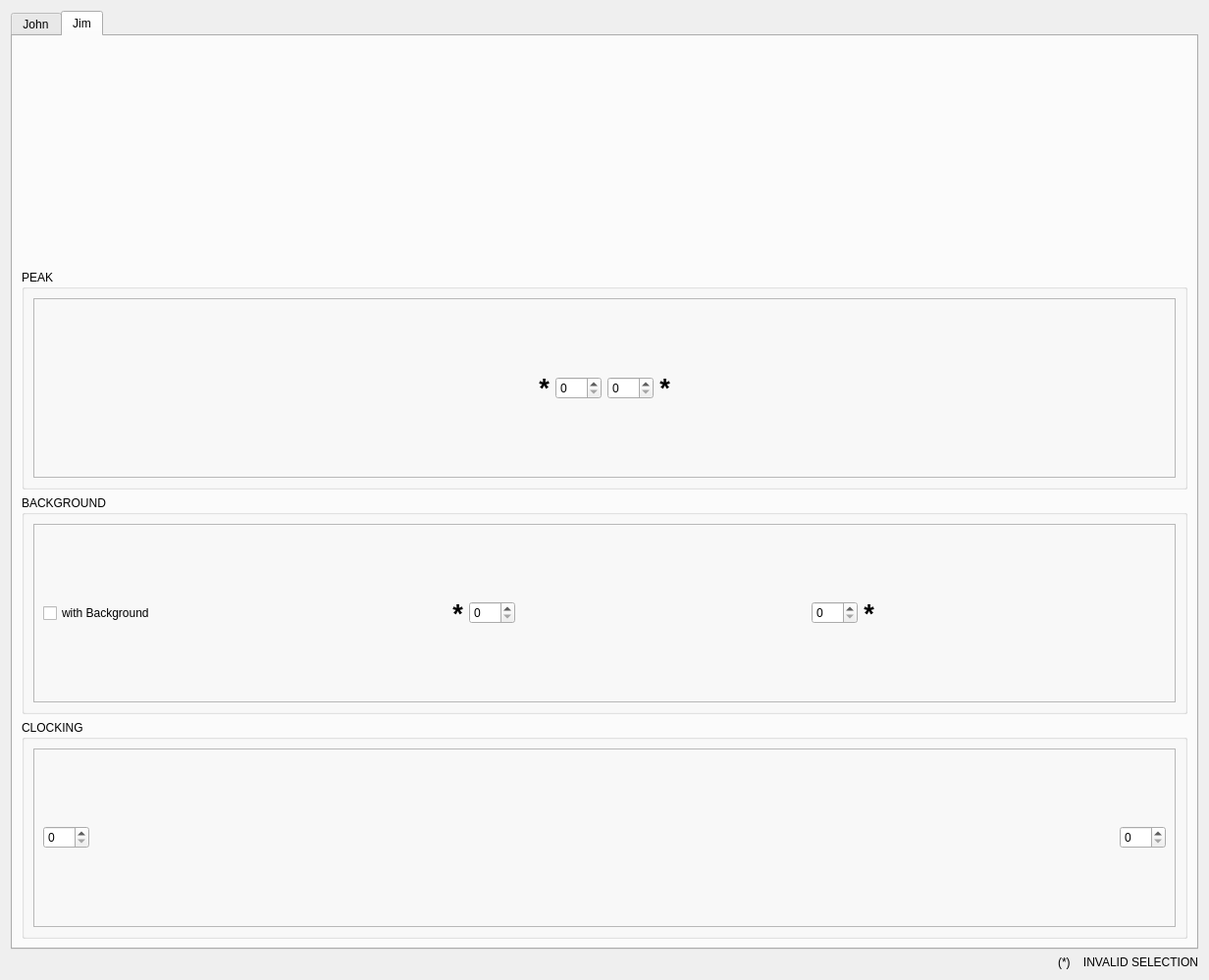
<?xml version="1.0" encoding="UTF-8"?>
<ui version="4.0">
 <class>Dialog</class>
 <widget class="QDialog" name="Dialog">
  <property name="geometry">
   <rect>
    <x>0</x>
    <y>0</y>
    <width>1232</width>
    <height>999</height>
   </rect>
  </property>
  <property name="windowTitle">
   <string>Selection Tool</string>
  </property>
  <layout class="QVBoxLayout" name="verticalLayout_3">
   <item>
    <widget class="QTabWidget" name="tabWidget">
     <property name="currentIndex">
      <number>1</number>
     </property>
     <widget class="QWidget" name="tab">
      <attribute name="title">
       <string>John</string>
      </attribute>
      <layout class="QHBoxLayout" name="horizontalLayout">
       <item>
        <widget class="MPLWidgetXLog" name="plot_pixel_vs_counts" native="true"/>
       </item>
       <item>
        <widget class="QGroupBox" name="groupBox_4">
         <property name="sizePolicy">
          <sizepolicy hsizetype="Fixed" vsizetype="Preferred">
           <horstretch>0</horstretch>
           <verstretch>0</verstretch>
          </sizepolicy>
         </property>
         <property name="title">
          <string>PEAK</string>
         </property>
         <layout class="QVBoxLayout" name="verticalLayout_11">
          <item>
           <widget class="QFrame" name="frame">
            <property name="frameShape">
             <enum>QFrame::StyledPanel</enum>
            </property>
            <property name="frameShadow">
             <enum>QFrame::Raised</enum>
            </property>
            <layout class="QVBoxLayout" name="verticalLayout_12">
             <item>
              <layout class="QHBoxLayout" name="horizontalLayout_15">
               <item>
                <layout class="QVBoxLayout" name="verticalLayout_13">
                 <item>
                  <spacer name="verticalSpacer_2">
                   <property name="orientation">
                    <enum>Qt::Vertical</enum>
                   </property>
                   <property name="sizeHint" stdset="0">
                    <size>
                     <width>20</width>
                     <height>40</height>
                    </size>
                   </property>
                  </spacer>
                 </item>
                 <item>
                  <widget class="QLabel" name="john_peak2_label">
                   <property name="font">
                    <font>
                     <pointsize>20</pointsize>
                     <weight>75</weight>
                     <bold>true</bold>
                    </font>
                   </property>
                   <property name="accessibleDescription">
                    <string/>
                   </property>
                   <property name="text">
                    <string>*</string>
                   </property>
                   <property name="alignment">
                    <set>Qt::AlignBottom|Qt::AlignHCenter</set>
                   </property>
                  </widget>
                 </item>
                 <item>
                  <widget class="QSpinBox" name="john_peak2">
                   <property name="maximum">
                    <number>303</number>
                   </property>
                  </widget>
                 </item>
                </layout>
               </item>
              </layout>
             </item>
             <item>
              <layout class="QHBoxLayout" name="horizontalLayout_16">
               <item>
                <layout class="QVBoxLayout" name="verticalLayout_14">
                 <item>
                  <widget class="QSpinBox" name="john_peak1">
                   <property name="maximum">
                    <number>303</number>
                   </property>
                  </widget>
                 </item>
                 <item>
                  <widget class="QLabel" name="john_peak1_label">
                   <property name="font">
                    <font>
                     <pointsize>20</pointsize>
                     <weight>75</weight>
                     <bold>true</bold>
                    </font>
                   </property>
                   <property name="accessibleDescription">
                    <string/>
                   </property>
                   <property name="text">
                    <string>*</string>
                   </property>
                   <property name="alignment">
                    <set>Qt::AlignBottom|Qt::AlignHCenter</set>
                   </property>
                  </widget>
                 </item>
                 <item>
                  <spacer name="verticalSpacer_7">
                   <property name="orientation">
                    <enum>Qt::Vertical</enum>
                   </property>
                   <property name="sizeHint" stdset="0">
                    <size>
                     <width>20</width>
                     <height>40</height>
                    </size>
                   </property>
                  </spacer>
                 </item>
                </layout>
               </item>
              </layout>
             </item>
            </layout>
           </widget>
          </item>
         </layout>
        </widget>
       </item>
       <item>
        <widget class="QGroupBox" name="groupBox_3">
         <property name="sizePolicy">
          <sizepolicy hsizetype="Fixed" vsizetype="Preferred">
           <horstretch>0</horstretch>
           <verstretch>0</verstretch>
          </sizepolicy>
         </property>
         <property name="title">
          <string>BACKGROUND</string>
         </property>
         <layout class="QVBoxLayout" name="verticalLayout_8">
          <item>
           <widget class="QFrame" name="frame_2">
            <property name="frameShape">
             <enum>QFrame::StyledPanel</enum>
            </property>
            <property name="frameShadow">
             <enum>QFrame::Raised</enum>
            </property>
            <layout class="QVBoxLayout" name="verticalLayout_7">
             <item>
              <layout class="QHBoxLayout" name="horizontalLayout_13">
               <item>
                <layout class="QVBoxLayout" name="verticalLayout_9">
                 <item>
                  <widget class="QCheckBox" name="john_back_flag">
                   <property name="text">
                    <string>with Back.</string>
                   </property>
                  </widget>
                 </item>
                 <item>
                  <spacer name="verticalSpacer_3">
                   <property name="orientation">
                    <enum>Qt::Vertical</enum>
                   </property>
                   <property name="sizeHint" stdset="0">
                    <size>
                     <width>20</width>
                     <height>40</height>
                    </size>
                   </property>
                  </spacer>
                 </item>
                 <item>
                  <widget class="QLabel" name="john_back2_label">
                   <property name="font">
                    <font>
                     <pointsize>20</pointsize>
                     <weight>75</weight>
                     <bold>true</bold>
                    </font>
                   </property>
                   <property name="accessibleDescription">
                    <string/>
                   </property>
                   <property name="text">
                    <string>*</string>
                   </property>
                   <property name="alignment">
                    <set>Qt::AlignBottom|Qt::AlignHCenter</set>
                   </property>
                  </widget>
                 </item>
                 <item>
                  <widget class="QSpinBox" name="john_back2">
                   <property name="maximum">
                    <number>303</number>
                   </property>
                  </widget>
                 </item>
                 <item>
                  <spacer name="verticalSpacer_4">
                   <property name="orientation">
                    <enum>Qt::Vertical</enum>
                   </property>
                   <property name="sizeHint" stdset="0">
                    <size>
                     <width>20</width>
                     <height>40</height>
                    </size>
                   </property>
                  </spacer>
                 </item>
                </layout>
               </item>
              </layout>
             </item>
             <item>
              <layout class="QHBoxLayout" name="horizontalLayout_14">
               <item>
                <layout class="QVBoxLayout" name="verticalLayout_10">
                 <item>
                  <spacer name="verticalSpacer_5">
                   <property name="orientation">
                    <enum>Qt::Vertical</enum>
                   </property>
                   <property name="sizeHint" stdset="0">
                    <size>
                     <width>20</width>
                     <height>40</height>
                    </size>
                   </property>
                  </spacer>
                 </item>
                 <item>
                  <widget class="QSpinBox" name="john_back1">
                   <property name="maximum">
                    <number>303</number>
                   </property>
                  </widget>
                 </item>
                 <item>
                  <widget class="QLabel" name="john_back1_label">
                   <property name="font">
                    <font>
                     <pointsize>20</pointsize>
                     <weight>75</weight>
                     <bold>true</bold>
                    </font>
                   </property>
                   <property name="accessibleDescription">
                    <string/>
                   </property>
                   <property name="text">
                    <string>*</string>
                   </property>
                   <property name="alignment">
                    <set>Qt::AlignBottom|Qt::AlignHCenter</set>
                   </property>
                  </widget>
                 </item>
                 <item>
                  <spacer name="verticalSpacer_6">
                   <property name="orientation">
                    <enum>Qt::Vertical</enum>
                   </property>
                   <property name="sizeHint" stdset="0">
                    <size>
                     <width>20</width>
                     <height>40</height>
                    </size>
                   </property>
                  </spacer>
                 </item>
                </layout>
               </item>
              </layout>
             </item>
            </layout>
           </widget>
          </item>
         </layout>
        </widget>
       </item>
       <item>
        <widget class="QGroupBox" name="groupBox_6">
         <property name="sizePolicy">
          <sizepolicy hsizetype="Fixed" vsizetype="Preferred">
           <horstretch>0</horstretch>
           <verstretch>0</verstretch>
          </sizepolicy>
         </property>
         <property name="title">
          <string>CLOCKING</string>
         </property>
         <layout class="QVBoxLayout" name="verticalLayout_15">
          <item>
           <widget class="QFrame" name="frame_6">
            <property name="frameShape">
             <enum>QFrame::StyledPanel</enum>
            </property>
            <property name="frameShadow">
             <enum>QFrame::Raised</enum>
            </property>
            <layout class="QVBoxLayout" name="verticalLayout_16">
             <item>
              <layout class="QHBoxLayout" name="horizontalLayout_17">
               <item>
                <layout class="QVBoxLayout" name="verticalLayout_17">
                 <item>
                  <widget class="QSpinBox" name="john_clock2">
                   <property name="maximum">
                    <number>303</number>
                   </property>
                  </widget>
                 </item>
                </layout>
               </item>
              </layout>
             </item>
             <item>
              <layout class="QHBoxLayout" name="horizontalLayout_18">
               <item>
                <layout class="QVBoxLayout" name="verticalLayout_18">
                 <item>
                  <spacer name="verticalSpacer_8">
                   <property name="orientation">
                    <enum>Qt::Vertical</enum>
                   </property>
                   <property name="sizeHint" stdset="0">
                    <size>
                     <width>20</width>
                     <height>40</height>
                    </size>
                   </property>
                  </spacer>
                 </item>
                 <item>
                  <widget class="QSpinBox" name="john_clock1">
                   <property name="maximum">
                    <number>303</number>
                   </property>
                  </widget>
                 </item>
                </layout>
               </item>
              </layout>
             </item>
            </layout>
           </widget>
          </item>
         </layout>
        </widget>
       </item>
      </layout>
     </widget>
     <widget class="QWidget" name="tab_2">
      <attribute name="title">
       <string>Jim</string>
      </attribute>
      <layout class="QVBoxLayout" name="verticalLayout">
       <item>
        <widget class="MPLWidget" name="plot_counts_vs_pixel" native="true"/>
       </item>
       <item>
        <widget class="QGroupBox" name="groupBox">
         <property name="title">
          <string>PEAK</string>
         </property>
         <layout class="QHBoxLayout" name="horizontalLayout_3">
          <item>
           <widget class="QFrame" name="frame_3">
            <property name="frameShape">
             <enum>QFrame::StyledPanel</enum>
            </property>
            <property name="frameShadow">
             <enum>QFrame::Raised</enum>
            </property>
            <layout class="QHBoxLayout" name="horizontalLayout_9">
             <item>
              <layout class="QVBoxLayout" name="verticalLayout_2">
               <item>
                <layout class="QHBoxLayout" name="horizontalLayout_4">
                 <item>
                  <spacer name="horizontalSpacer_2">
                   <property name="orientation">
                    <enum>Qt::Horizontal</enum>
                   </property>
                   <property name="sizeHint" stdset="0">
                    <size>
                     <width>40</width>
                     <height>20</height>
                    </size>
                   </property>
                  </spacer>
                 </item>
                 <item>
                  <widget class="QLabel" name="jim_peak1_label">
                   <property name="font">
                    <font>
                     <pointsize>20</pointsize>
                     <weight>75</weight>
                     <bold>true</bold>
                    </font>
                   </property>
                   <property name="accessibleDescription">
                    <string/>
                   </property>
                   <property name="inputMethodHints">
                    <set>Qt::ImhNone</set>
                   </property>
                   <property name="text">
                    <string>*</string>
                   </property>
                   <property name="alignment">
                    <set>Qt::AlignCenter</set>
                   </property>
                  </widget>
                 </item>
                 <item>
                  <widget class="QSpinBox" name="jim_peak1">
                   <property name="maximum">
                    <number>303</number>
                   </property>
                  </widget>
                 </item>
                 <item>
                  <widget class="QSpinBox" name="jim_peak2">
                   <property name="maximum">
                    <number>303</number>
                   </property>
                  </widget>
                 </item>
                 <item>
                  <widget class="QLabel" name="jim_peak2_label">
                   <property name="font">
                    <font>
                     <pointsize>20</pointsize>
                     <weight>75</weight>
                     <bold>true</bold>
                    </font>
                   </property>
                   <property name="accessibleDescription">
                    <string/>
                   </property>
                   <property name="text">
                    <string>*</string>
                   </property>
                   <property name="alignment">
                    <set>Qt::AlignCenter</set>
                   </property>
                  </widget>
                 </item>
                 <item>
                  <spacer name="horizontalSpacer">
                   <property name="orientation">
                    <enum>Qt::Horizontal</enum>
                   </property>
                   <property name="sizeHint" stdset="0">
                    <size>
                     <width>40</width>
                     <height>20</height>
                    </size>
                   </property>
                  </spacer>
                 </item>
                </layout>
               </item>
              </layout>
             </item>
            </layout>
           </widget>
          </item>
         </layout>
        </widget>
       </item>
       <item>
        <widget class="QGroupBox" name="groupBox_2">
         <property name="title">
          <string>BACKGROUND</string>
         </property>
         <layout class="QHBoxLayout" name="horizontalLayout_6">
          <item>
           <widget class="QFrame" name="frame_4">
            <property name="frameShape">
             <enum>QFrame::StyledPanel</enum>
            </property>
            <property name="frameShadow">
             <enum>QFrame::Raised</enum>
            </property>
            <layout class="QHBoxLayout" name="horizontalLayout_5">
             <item>
              <widget class="QCheckBox" name="jim_back_flag">
               <property name="text">
                <string>with Background</string>
               </property>
              </widget>
             </item>
             <item>
              <spacer name="horizontalSpacer_3">
               <property name="orientation">
                <enum>Qt::Horizontal</enum>
               </property>
               <property name="sizeHint" stdset="0">
                <size>
                 <width>200</width>
                 <height>20</height>
                </size>
               </property>
              </spacer>
             </item>
             <item>
              <widget class="QLabel" name="jim_back1_label">
               <property name="font">
                <font>
                 <pointsize>20</pointsize>
                 <weight>75</weight>
                 <bold>true</bold>
                </font>
               </property>
               <property name="accessibleDescription">
                <string/>
               </property>
               <property name="text">
                <string>*</string>
               </property>
               <property name="alignment">
                <set>Qt::AlignCenter</set>
               </property>
              </widget>
             </item>
             <item>
              <widget class="QSpinBox" name="jim_back1">
               <property name="maximum">
                <number>303</number>
               </property>
              </widget>
             </item>
             <item>
              <spacer name="horizontalSpacer_4">
               <property name="orientation">
                <enum>Qt::Horizontal</enum>
               </property>
               <property name="sizeHint" stdset="0">
                <size>
                 <width>40</width>
                 <height>20</height>
                </size>
               </property>
              </spacer>
             </item>
             <item>
              <widget class="QSpinBox" name="jim_back2">
               <property name="maximum">
                <number>303</number>
               </property>
              </widget>
             </item>
             <item>
              <widget class="QLabel" name="jim_back2_label">
               <property name="font">
                <font>
                 <pointsize>20</pointsize>
                 <weight>75</weight>
                 <bold>true</bold>
                </font>
               </property>
               <property name="accessibleDescription">
                <string/>
               </property>
               <property name="text">
                <string>*</string>
               </property>
               <property name="alignment">
                <set>Qt::AlignCenter</set>
               </property>
              </widget>
             </item>
             <item>
              <spacer name="horizontalSpacer_5">
               <property name="orientation">
                <enum>Qt::Horizontal</enum>
               </property>
               <property name="sizeHint" stdset="0">
                <size>
                 <width>40</width>
                 <height>20</height>
                </size>
               </property>
              </spacer>
             </item>
            </layout>
           </widget>
          </item>
         </layout>
        </widget>
       </item>
       <item>
        <widget class="QGroupBox" name="groupBox_5">
         <property name="title">
          <string>CLOCKING</string>
         </property>
         <layout class="QHBoxLayout" name="horizontalLayout_7">
          <item>
           <widget class="QFrame" name="frame_5">
            <property name="frameShape">
             <enum>QFrame::StyledPanel</enum>
            </property>
            <property name="frameShadow">
             <enum>QFrame::Raised</enum>
            </property>
            <layout class="QHBoxLayout" name="horizontalLayout_10">
             <item>
              <layout class="QVBoxLayout" name="verticalLayout_4">
               <item>
                <layout class="QHBoxLayout" name="horizontalLayout_8">
                 <item>
                  <widget class="QSpinBox" name="jim_clock1">
                   <property name="maximum">
                    <number>303</number>
                   </property>
                  </widget>
                 </item>
                 <item>
                  <spacer name="horizontalSpacer_6">
                   <property name="orientation">
                    <enum>Qt::Horizontal</enum>
                   </property>
                   <property name="sizeHint" stdset="0">
                    <size>
                     <width>40</width>
                     <height>20</height>
                    </size>
                   </property>
                  </spacer>
                 </item>
                 <item>
                  <widget class="QSpinBox" name="jim_clock2">
                   <property name="maximum">
                    <number>303</number>
                   </property>
                  </widget>
                 </item>
                </layout>
               </item>
              </layout>
             </item>
            </layout>
           </widget>
          </item>
         </layout>
        </widget>
       </item>
      </layout>
     </widget>
    </widget>
   </item>
   <item>
    <widget class="QLabel" name="invalid_selection_label">
     <property name="text">
      <string>(*)    INVALID SELECTION</string>
     </property>
     <property name="alignment">
      <set>Qt::AlignRight|Qt::AlignTrailing|Qt::AlignVCenter</set>
     </property>
    </widget>
   </item>
  </layout>
 </widget>
 <customwidgets>
  <customwidget>
   <class>MPLWidgetXLog</class>
   <extends>QWidget</extends>
   <header location="global">.mplwidgetxlog.h</header>
   <container>1</container>
  </customwidget>
  <customwidget>
   <class>MPLWidget</class>
   <extends>QWidget</extends>
   <header location="global">.mplwidget.h</header>
   <container>1</container>
  </customwidget>
 </customwidgets>
 <resources>
  <include location="../icons/icons.qrc"/>
 </resources>
 <connections>
  <connection>
   <sender>jim_peak1</sender>
   <signal>editingFinished()</signal>
   <receiver>Dialog</receiver>
   <slot>jim_peak1_spinbox_signal()</slot>
   <hints>
    <hint type="sourcelabel">
     <x>587</x>
     <y>509</y>
    </hint>
    <hint type="destinationlabel">
     <x>615</x>
     <y>500</y>
    </hint>
   </hints>
  </connection>
  <connection>
   <sender>john_peak1</sender>
   <signal>editingFinished()</signal>
   <receiver>Dialog</receiver>
   <slot>john_peak1_spinbox_signal()</slot>
   <hints>
    <hint type="sourcelabel">
     <x>1027</x>
     <y>540</y>
    </hint>
    <hint type="destinationlabel">
     <x>615</x>
     <y>500</y>
    </hint>
   </hints>
  </connection>
  <connection>
   <sender>jim_peak2</sender>
   <signal>editingFinished()</signal>
   <receiver>Dialog</receiver>
   <slot>jim_peak2_spinbox_signal()</slot>
   <hints>
    <hint type="sourcelabel">
     <x>652</x>
     <y>509</y>
    </hint>
    <hint type="destinationlabel">
     <x>615</x>
     <y>500</y>
    </hint>
   </hints>
  </connection>
  <connection>
   <sender>john_peak2</sender>
   <signal>editingFinished()</signal>
   <receiver>Dialog</receiver>
   <slot>john_peak2_spinbox_signal()</slot>
   <hints>
    <hint type="sourcelabel">
     <x>1027</x>
     <y>503</y>
    </hint>
    <hint type="destinationlabel">
     <x>615</x>
     <y>500</y>
    </hint>
   </hints>
  </connection>
  <connection>
   <sender>jim_back1</sender>
   <signal>editingFinished()</signal>
   <receiver>Dialog</receiver>
   <slot>jim_back1_spinbox_signal()</slot>
   <hints>
    <hint type="sourcelabel">
     <x>327</x>
     <y>821</y>
    </hint>
    <hint type="destinationlabel">
     <x>615</x>
     <y>500</y>
    </hint>
   </hints>
  </connection>
  <connection>
   <sender>john_back1</sender>
   <signal>editingFinished()</signal>
   <receiver>Dialog</receiver>
   <slot>john_back1_spinbox_signal()</slot>
   <hints>
    <hint type="sourcelabel">
     <x>1163</x>
     <y>742</y>
    </hint>
    <hint type="destinationlabel">
     <x>615</x>
     <y>500</y>
    </hint>
   </hints>
  </connection>
  <connection>
   <sender>jim_back2</sender>
   <signal>editingFinished()</signal>
   <receiver>Dialog</receiver>
   <slot>jim_back2_spinbox_signal()</slot>
   <hints>
    <hint type="sourcelabel">
     <x>913</x>
     <y>821</y>
    </hint>
    <hint type="destinationlabel">
     <x>615</x>
     <y>500</y>
    </hint>
   </hints>
  </connection>
  <connection>
   <sender>john_back2</sender>
   <signal>editingFinished()</signal>
   <receiver>Dialog</receiver>
   <slot>john_back2_spinbox_signal()</slot>
   <hints>
    <hint type="sourcelabel">
     <x>1163</x>
     <y>301</y>
    </hint>
    <hint type="destinationlabel">
     <x>615</x>
     <y>500</y>
    </hint>
   </hints>
  </connection>
  <connection>
   <sender>jim_back_flag</sender>
   <signal>clicked(bool)</signal>
   <receiver>Dialog</receiver>
   <slot>jim_back_flag_clicked()</slot>
   <hints>
    <hint type="sourcelabel">
     <x>115</x>
     <y>814</y>
    </hint>
    <hint type="destinationlabel">
     <x>615</x>
     <y>500</y>
    </hint>
   </hints>
  </connection>
  <connection>
   <sender>john_back_flag</sender>
   <signal>clicked(bool)</signal>
   <receiver>Dialog</receiver>
   <slot>john_back_flag_clicked()</slot>
   <hints>
    <hint type="sourcelabel">
     <x>1142</x>
     <y>96</y>
    </hint>
    <hint type="destinationlabel">
     <x>615</x>
     <y>500</y>
    </hint>
   </hints>
  </connection>
  <connection>
   <sender>jim_clock1</sender>
   <signal>editingFinished()</signal>
   <receiver>Dialog</receiver>
   <slot>jim_clock_spinbox_signal()</slot>
   <hints>
    <hint type="sourcelabel">
     <x>76</x>
     <y>851</y>
    </hint>
    <hint type="destinationlabel">
     <x>615</x>
     <y>499</y>
    </hint>
   </hints>
  </connection>
  <connection>
   <sender>jim_clock2</sender>
   <signal>editingFinished()</signal>
   <receiver>Dialog</receiver>
   <slot>jim_clock_spinbox_signal()</slot>
   <hints>
    <hint type="sourcelabel">
     <x>1163</x>
     <y>851</y>
    </hint>
    <hint type="destinationlabel">
     <x>615</x>
     <y>499</y>
    </hint>
   </hints>
  </connection>
  <connection>
   <sender>john_clock1</sender>
   <signal>editingFinished()</signal>
   <receiver>Dialog</receiver>
   <slot>john_clock_spinbox_signal()</slot>
   <hints>
    <hint type="sourcelabel">
     <x>1163</x>
     <y>919</y>
    </hint>
    <hint type="destinationlabel">
     <x>615</x>
     <y>499</y>
    </hint>
   </hints>
  </connection>
  <connection>
   <sender>john_clock2</sender>
   <signal>editingFinished()</signal>
   <receiver>Dialog</receiver>
   <slot>john_clock_spinbox_signal()</slot>
   <hints>
    <hint type="sourcelabel">
     <x>1163</x>
     <y>99</y>
    </hint>
    <hint type="destinationlabel">
     <x>615</x>
     <y>499</y>
    </hint>
   </hints>
  </connection>
 </connections>
 <slots>
  <slot>update_peak1_spinbox()</slot>
  <slot>update_peak2_spinbox()</slot>
  <slot>update_back1_spinbox()</slot>
  <slot>update_back2_spinbox()</slot>
  <slot>jim_peak1_spinbox_signal()</slot>
  <slot>jim_peak2_spinbox_signal()</slot>
  <slot>john_peak1_spinbox_signal()</slot>
  <slot>john_peak2_spinbox_signal()</slot>
  <slot>jim_back1_spinbox_signal()</slot>
  <slot>jim_back2_spinbox_signal()</slot>
  <slot>john_back1_spinbox_signal()</slot>
  <slot>john_back2_spinbox_signal()</slot>
  <slot>jim_back_flag_clicked()</slot>
  <slot>john_back_flag_clicked()</slot>
  <slot>jim_clock_spinbox_signal()</slot>
  <slot>john_clock_spinbox_signal()</slot>
 </slots>
</ui>
